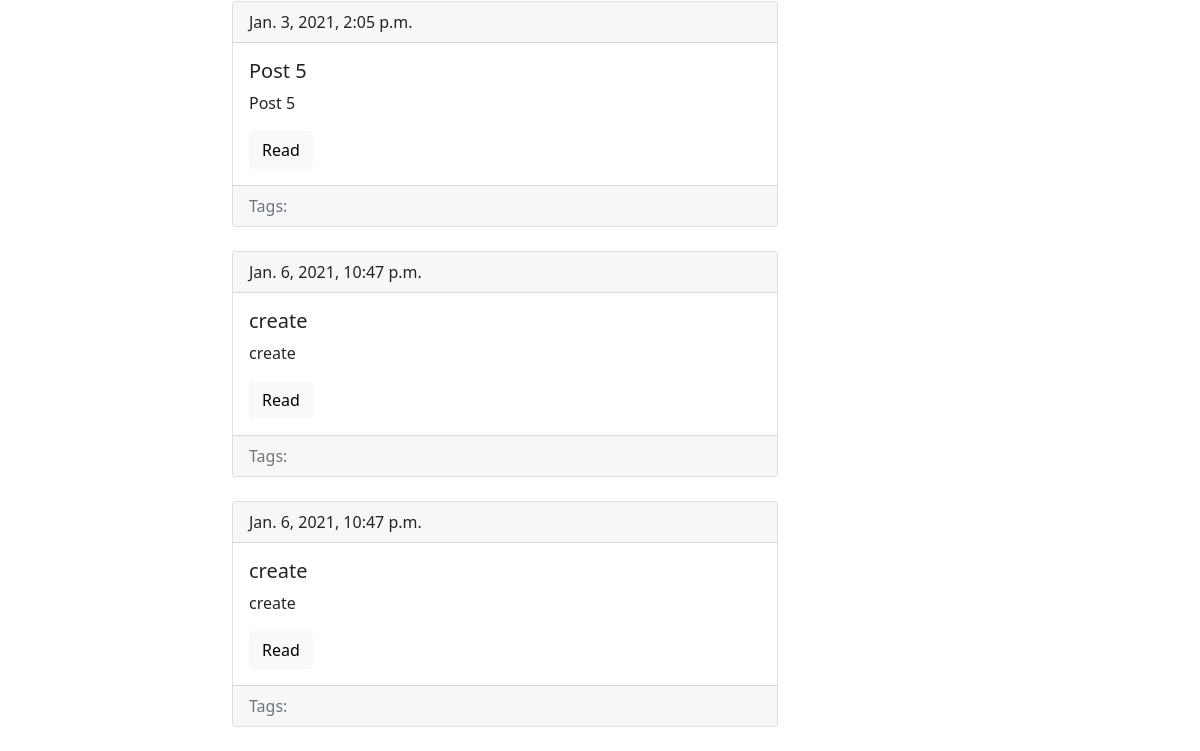
/blog/ (lower part), run on an earlier commit of the app's database.
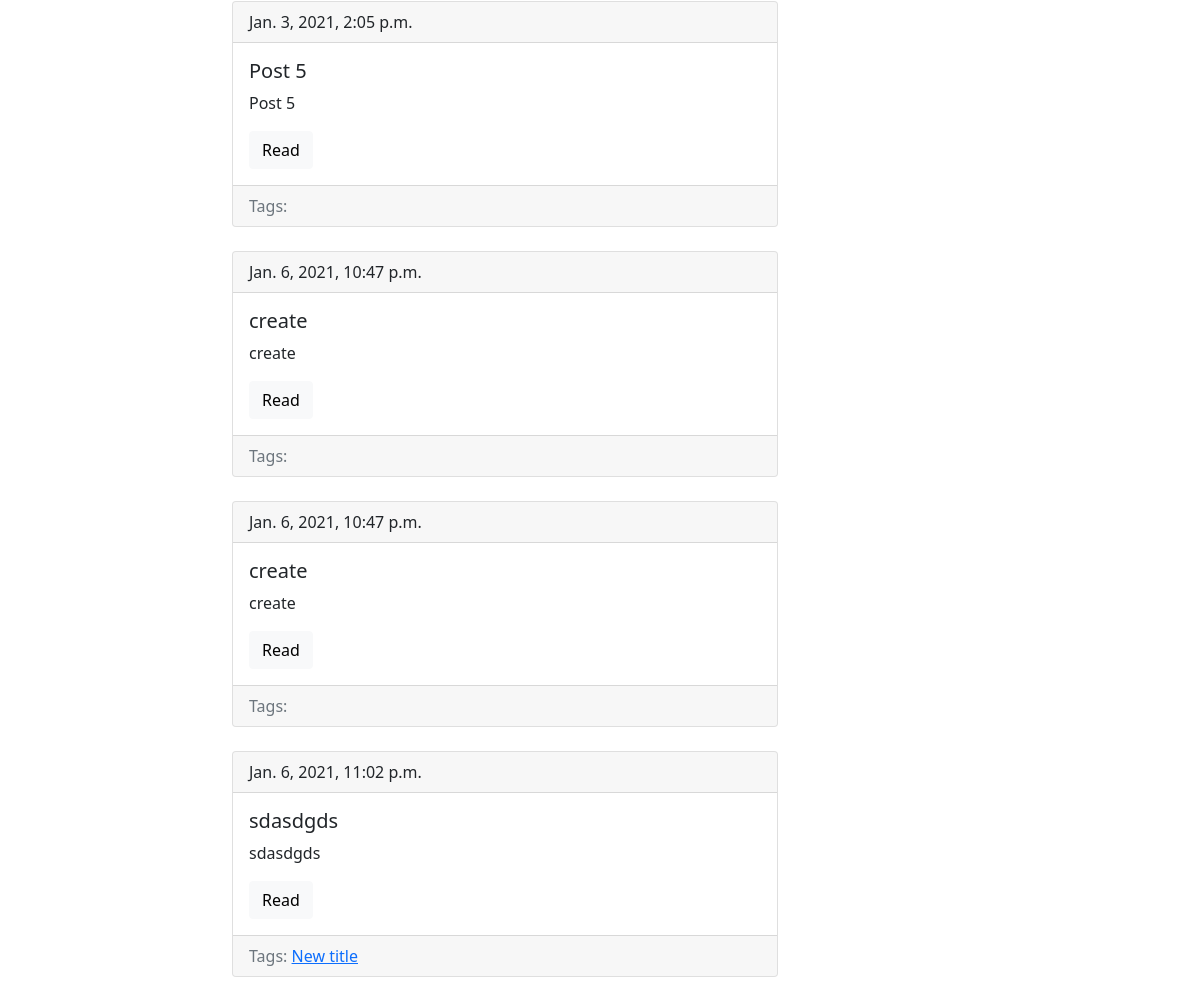
And on a later commit of the database.
### blog/models.py (models this page shows, shortened)
class Post(models.Model):
    title = models.CharField(max_length= 150, db_index = True)
    slug = models.SlugField(max_length=150, blank=True, unique=True)
    body = models.TextField(blank=True, db_index=True)
    tags = models.ManyToManyField('Tag', blank=True, related_name = 'posts')
    date_pub = models.DateTimeField(auto_now_add=True)
    def get_absolute_url(self):
        return reverse('post_detail_url', kwargs={'slug': self.slug})

class Tag(models.Model):
    title = models.CharField(max_length=50)
    slug = models.SlugField(max_length=50, unique=True)
    def get_absolute_url(self):
        return reverse('tag_detail_url', kwargs={'slug': self.slug})

### blog/views.py (the view)
# urls.py: path('', posts_list, name = 'posts_list_url'),
def posts_list(request):
    posts = Post.objects.all()
    return render(request, 'blog/index.html', context={'posts': posts})

### blog/templates/blog/index.html (shortened to what this page needs)
{% extends 'blog/base_blog.html' %}
  {% block content %}
    {% for post in posts %}
        {% include 'blog/includes/post_card_template.html' %}
    {% endfor %}
  {% endblock %}

### blog/templates/blog/includes/post_card_template.html
    <div class="card mb-4">
        <div class="card-header">
            {{post.date_pub}}
        </div>
        <div class="card-body">
            <h5 class="card-title">{{post.title}}</h5>
            <p class="card-text">{{ post.title }}</p>
            <a href="{{ post.get_absolute_url }}" class="btn btn-light">Read</a>
        </div>
        <div class="card-footer text-muted">
            Tags:
            {% for tag in post.tags.all %}
                <a href="{{ tag.get_absolute_url }}"> {{tag.title}} </a>
            {% endfor %}
        </div>
    </div>

What changed in the data, as far as the page shows it:
added Post: date_pub "Jan. 6, 2021, 11:02 p.m.", title "sdasdgds"
now on this page (row unchanged): Tag: title "New title"
